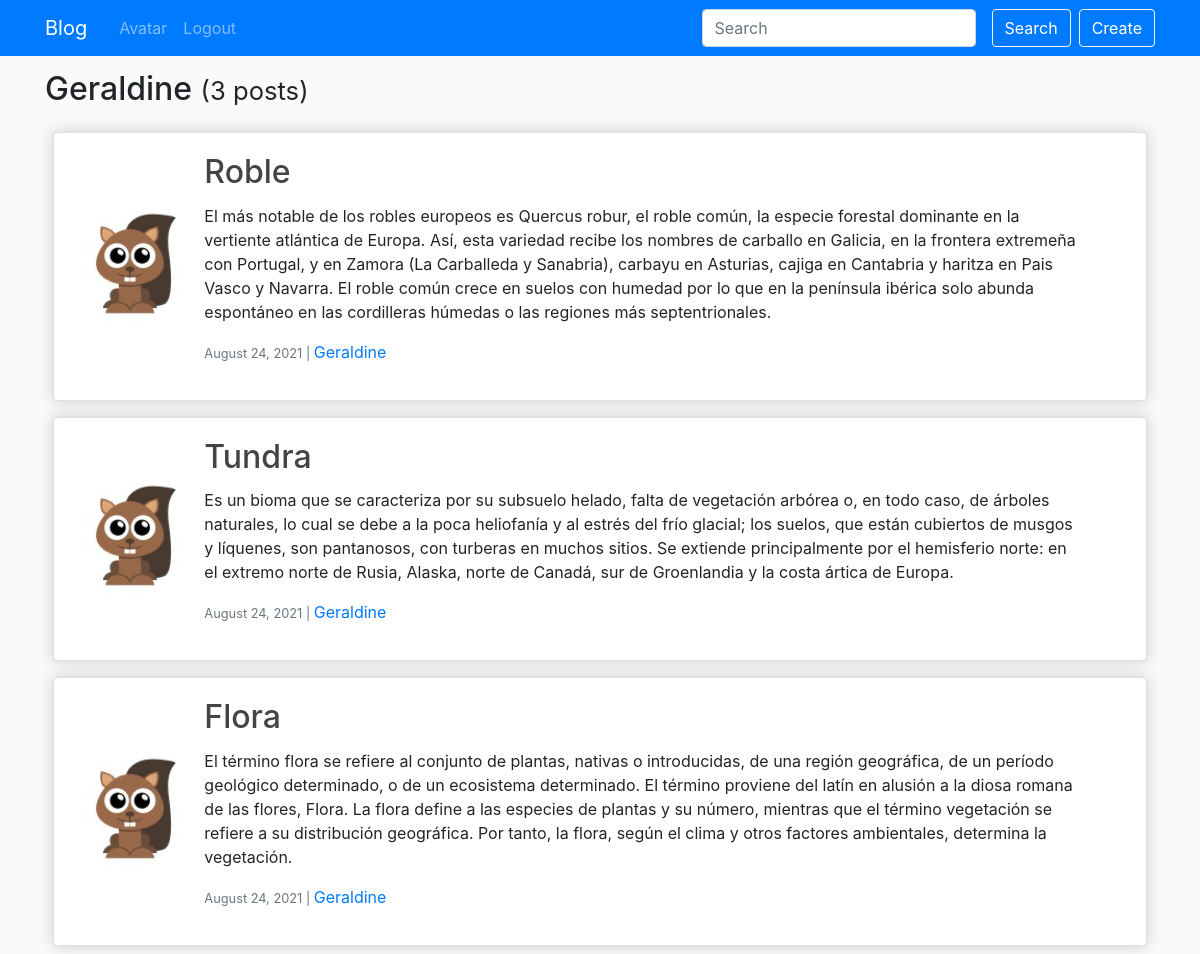
Page /user/Geraldine/ (signed in) on the committed database.
### blog/models.py (models this page shows, shortened)
class Post(models.Model):
    title = models.CharField(max_length=150)
    content = models.TextField()
    date = models.DateTimeField(default=timezone.now)
    author = models.ForeignKey(User, on_delete=CASCADE)

### users/models.py (models this page shows, shortened)
class Avatar(models.Model):
    user = models.OneToOneField(User, on_delete=models.CASCADE)
    image = models.ImageField(default='unknown.jpeg', upload_to='avatar_img')

### blog/views.py (the view)
# urls.py: path('user/<str:username>/', UserPostListView.as_view(), name='user-posts'),
class UserPostListView(ListView):
    model = Post
    template_name = 'blog/user_posts.html'
    context_object_name = 'posts'
    paginate_by = 5
    def get_queryset(self):  # 'user' igual a 'user actual'
        user = get_object_or_404(User, username=self.kwargs.get('username'))
        return Post.objects.filter(author=user).order_by('-date')

### blog/templates/blog/user_posts.html (shortened to what this page needs)
{% extends "blog/base.html" %}
{% block content %}
<h2 class="mb-3">{{ view.kwargs.username }} <small>({{ page_obj.paginator.count }} posts)</small></h2>
{% for post in posts %}
<div class="container p-2">
  <div class="card">
    <div class="card-body">
      <div class="row">
        <div class="col-2 post-img">
          <img class="avatar-img rounded-circle" src="{{ post.author.avatar.image.url }}" />
        </div>
        <div class="col-10 post-content">
          <h2 class="card-title">
            <a class="post-title" href="{% url 'post-detail' post.id %}">{{ post.title }}</a>
          </h2>
          <p class="card-text">{{ post.content }}</p>
          <p>
            <small class="text-muted">{{ post.date|date:"F d, Y" }} | </small
            ><a href="{% url 'user-posts' post.author.username %}">{{ post.author }}</a>
          </p>
        </div>
      </div>
    </div>
  </div>
</div>
{% endfor %}
{% endblock content %}

### blog/static/blog/css/style.css (style rules this page uses)
body { padding-top: 70px; background-color: hsl(0, 0%, 98%); }
.card { box-shadow:hsl(0, 0%, 80%) 0 0 16px; }
.post-img { margin: auto 0; }
.post-content { margin-left: -50px; }
.avatar-img { height: 125px; width: 125px; }
.post-title { color: #444444; }

### rows in the picture
Post: author.avatar.image (picture), title "Roble", content "El más notable de los robles europeos es Quercus robur, el roble común, la especie forestal dominante en la vertiente atlántica de Europa. Así, esta variedad recibe los nombres de carballo en Galicia, en la frontera extremeña con Portugal, y en Zamora (La Carballeda y Sanabria), carbayu en Asturias, cajiga en Cantabria y haritza en Pais Vasco y Navarra. El roble común crece en suelos con humedad por lo que en la península ibérica solo abunda espontáneo en las cordilleras húmedas o las regiones más septentrionales.", date "August 24, 2021", author "Geraldine"
Post: author.avatar.image (picture), title "Tundra", content "Es un bioma que se caracteriza por su subsuelo helado, falta de vegetación arbórea o, en todo caso, de árboles naturales, lo cual se debe a la poca heliofanía y al estrés del frío glacial; los suelos, que están cubiertos de musgos y líquenes, son pantanosos, con turberas en muchos sitios. Se extiende principalmente por el hemisferio norte: en el extremo norte de Rusia, Alaska, norte de Canadá, sur de Groenlandia y la costa ártica de Europa.", date "August 24, 2021", author "Geraldine"
Post: author.avatar.image (picture), title "Flora", content "El término flora se refiere al conjunto de plantas, nativas o introducidas, de una región geográfica, de un período geológico determinado, o de un ecosistema determinado. El término proviene del latín en alusión a la diosa romana de las flores, Flora. La flora define a las especies de plantas y su número, mientras que el término vegetación se refiere a su distribución geográfica. Por tanto, la flora, según el clima y otros factores ambientales, determina la vegetación.", date "August 24, 2021", author "Geraldine"

### other values in the picture
{{ view.kwargs.username }} "Geraldine"
{{ page_obj.paginator.count }} "3"
